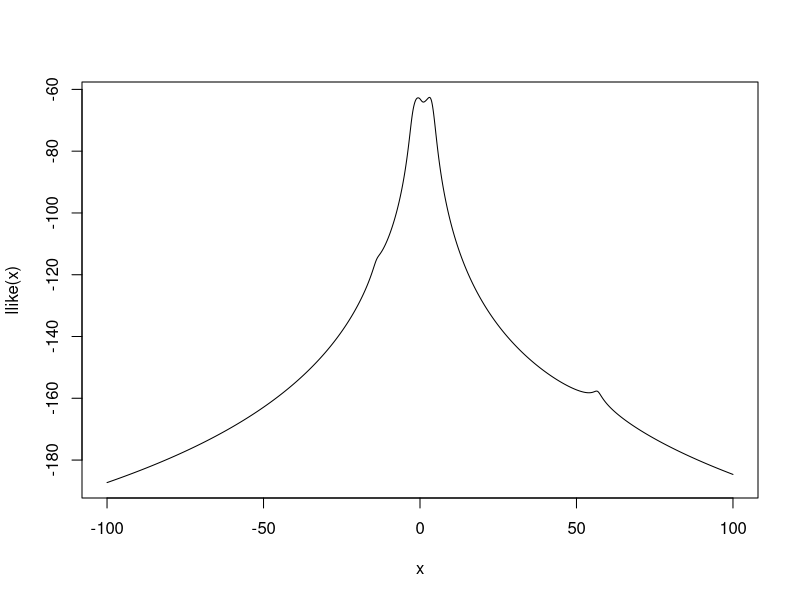
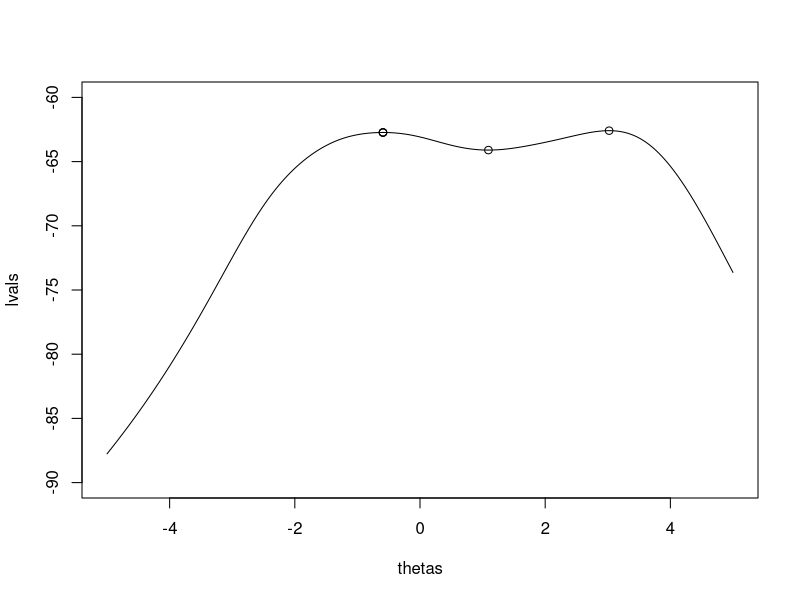
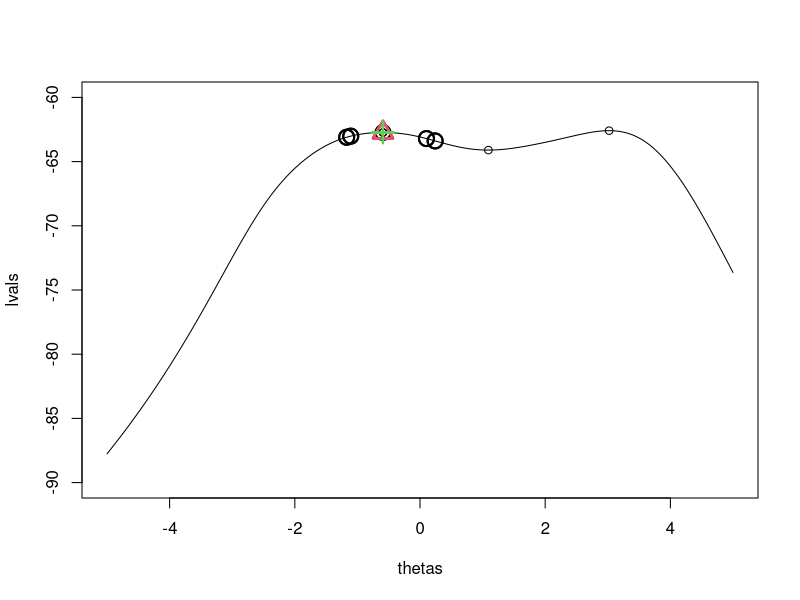
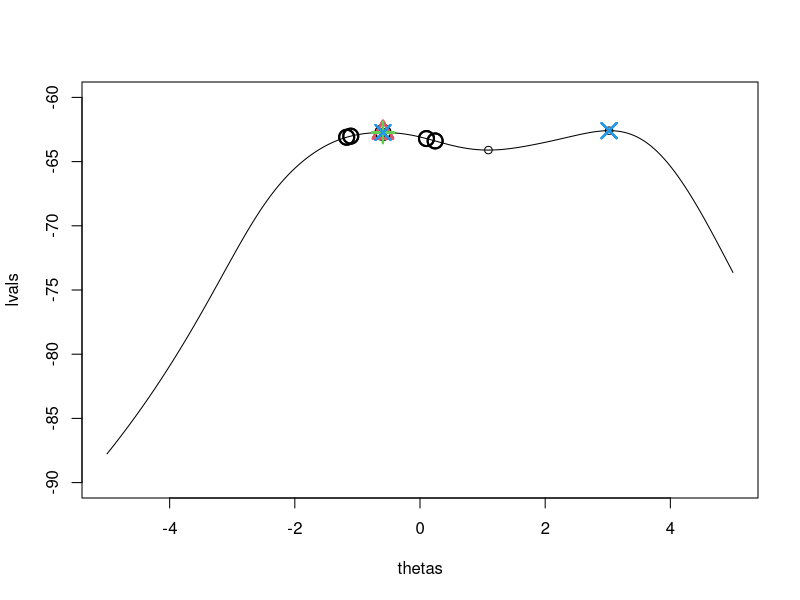
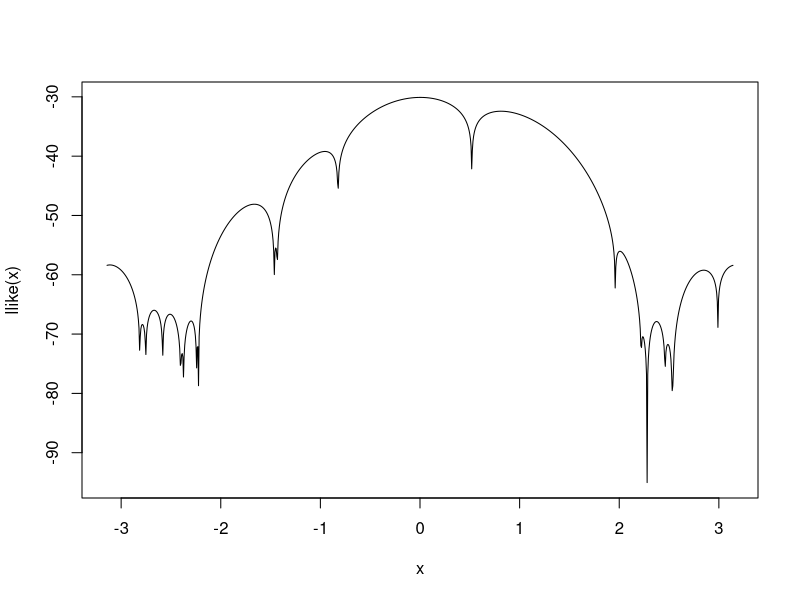
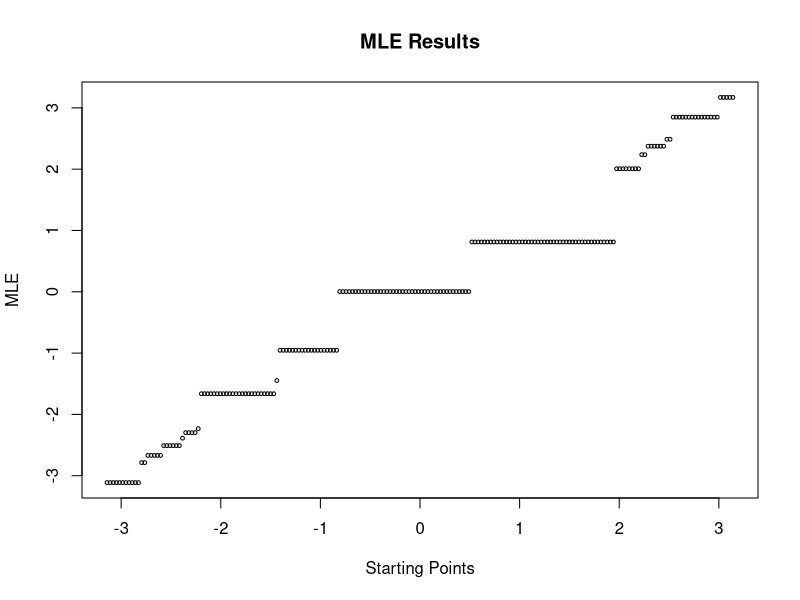
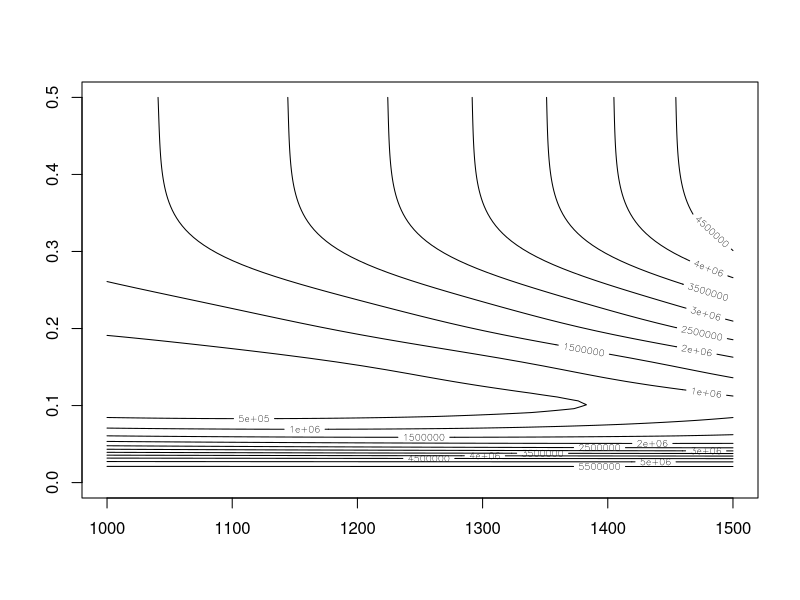

Write the R code that produced these figures, in order.
## ---- chunk 1
rm(list=ls())
if (!require("knitr")) 
  install.packages("knitr",dependencies = TRUE) 

## specify global chunk options
knitr::opts_chunk$set(fig.width = 16, fig.height = 5, dpi = 300,
                      out.width = "90%", fig.align = "center")
## ---- chunk 2
###q1b
x <- c(1.77,-0.23,2.76,3.80,3.47,56.75,-1.34,4.24,-2.44,
       3.29,3.71,-2.40,4.53,-0.07,-1.05,-13.87,-2.53,-1.75)
#l(theta)
llikeli <- function(theta,x. = x){
  sum(-log(pi)-log(1+(x. - theta)^2))
}
llike <- Vectorize(llikeli)
#graph the log-likelihood function, limit from -100 to 100
curve(llike, from = -100, to = 100, n = 10000)
## ---- chunk 3
#l'(theta)
lp <- function(theta,x. = x){
  -2*sum((theta-x.)/(1+(theta-x.)^2))
}
#l''(theta)
lpp <- function(theta,x. = x)
{
  -2*sum((1-(theta-x.)^2)/((1+(theta-x.)^2)^2))
}

#starting points
startp <- c(-11, -1, 0, 1.5, 4, 4.7, 7, 8, 38)

thetas_1b <- rep(NA,length(startp))
counts_1b <- rep(NA,length(startp))
lvals_1b <- rep(NA,length(startp))

#Newton-Raphson method
for(i in 1:length(startp)){
  theta <- startp[i]
  count <- 0
  process <- TRUE
  while(process){
    l <- llikeli(theta, x. = x)
    l1 <- lp(theta, x. = x)
    l2 <- lpp(theta, x. = x)
    #theta_(t+1) = theta_t - l'(theta_t)/l''(theta_t)
    theta <- theta - l1/l2
    count <- count + 1
    #let l1 close to 0 and test less than 10000 times
    if(abs(l1) < 1e-6 | count == 10000)
      process = FALSE
  }
  thetas_1b[i] <- theta
  counts_1b[i] <- count
  lvals_1b[i] <- llikeli(theta, x. = x)
}
## ---- chunk 4
counts_1b
lvals_1b
#determine the range of the plot
llikeli(-5, x)
max(lvals_1b)

#plotting
plot(thetas_1b,lvals_1b, "p", xlim = c(-5, 5), 
     ylim = c(-90, -60), xlab = c("thetas"), ylab = c("lvals"))
curve(llike, from = -5, to = 5, n = 1000, add = TRUE)
## ---- chunk 5
#take sample mean as the start point
startpp <- mean(x)

thetas_1bb <- rep(NA,length(startpp))
counts_1bb <- rep(NA,length(startpp))
lvals_1bb <- rep(NA,length(startpp))

#Newton-Raphson method
for(i in 1:length(startpp)){
  theta <- startpp[i]
  count <- 0
  process <- TRUE
  while(process){
    l <- llikeli(theta, x. = x)
    l1 <- lp(theta, x. = x)
    l2 <- lpp(theta, x. = x)
    #theta_(t+1) = theta_t - l'(theta_t)/l''(theta_t)
    theta <- theta - l1/l2
    count <- count + 1
    #let l1 close to 0 and test less than 10000 times
    if(abs(l1) < 1e-6 | count == 10000)
      process = FALSE
  }
  thetas_1bb[i] <- theta
  counts_1bb[i] <- count
  lvals_1bb[i] <- llikeli(theta, x. = x)
}
## ---- chunk 6
counts_1bb
lvals_1bb
## ---- chunk 7
G <- function(theta, x. = x, alpha. = alpha){
  alpha * lp(theta, x. = x) + theta
}
alphas <- c(1, 0.64, 0.25)
thetas_1c <- matrix(NA,length(startp),length(alphas))
counts_1c <- matrix(NA,length(startp),length(alphas))
lvals_1c <- matrix(NA,length(startp),length(alphas))

#fixed-point iterations
for(j in 1:length(startp)){
  theta <- startp[j]
  for (k in 1:length(alphas)){
    alpha <- alphas[k]
    count <- 0
    process <- TRUE
    while(process){
      l1 <- lp(theta, x. = x)
      #G(x) = alpha * l'(theta) + theta
      theta <- G(theta, x. = x, alpha. = alpha)
      count <- count + 1
      #let l1 close to 0 and test less than 10000 times
      if(abs(l1) < 1e-6 | count == 10000){
        process = FALSE
        thetas_1c[j,k] <- theta
        counts_1c[j,k] <- count
        lvals_1c[j,k] <- llikeli(theta, x. = x)       
      }
    }
  }
}

row.names(thetas_1c) <- startp
row.names(counts_1c) <- startp
row.names(lvals_1c) <- startp
colnames(thetas_1c) <- alphas
colnames(counts_1c) <- alphas
colnames(lvals_1c) <- alphas
## ---- chunk 8
plot(thetas_1b,lvals_1b, "p", xlim = c(-5, 5), 
     ylim = c(-90, -60), xlab = c("thetas"), ylab = c("lvals"))
curve(llike, from = -5, to = 5, n = 1000, add = TRUE)
typ <- seq(1,length(alphas),1)
for (m in 1:length(typ)){
  points(thetas_1c[,m], lvals_1c[,m], pch=typ[m], col=typ[m], cex=2, lwd=2)
}
## ---- chunk 9
#I(theta) = n/2
I <- length(x)/2

thetas_1d <- rep(NA,length(startp))
counts_1d <- rep(NA,length(startp))
lvals_1d <- rep(NA,length(startp))

#fisher scoring
for(n in 1:length(startp)){
  theta <- startp[n]
  count <- 0
  process <- TRUE
  while(process){
    l1 <- lp(theta, x. = x)
    #theta_(t+1) = theta_t - l'(theta_t)/l''(theta_t)
    theta <- theta + l1/I
    count <- count + 1
    #let l1 close to 0 and test less than 10 times
    if(abs(l1) < 1e-6 | count == 10000)
      process = FALSE
  }
  thetas_1d[n] <- theta
  counts_1d[n] <- count
  lvals_1d[n] <- llikeli(theta, x. = x)
}

#then using newton raaphson method
thetas_1dn <- rep(NA,length(startp))
counts_1dn <- rep(NA,length(startp))
lvals_1dn <- rep(NA,length(startp))

for(i in 1:length(startp)){
  theta <- thetas_1d[i]
  count <- 0
  process <- TRUE
  while(process){
    l <- llikeli(theta, x. = x)
    l1 <- lp(theta, x. = x)
    l2 <- lpp(theta, x. = x)
    #theta_(t+1) = theta_t - l'(theta_t)/l''(theta_t)
    theta <- theta - l1/l2
    count <- count + 1
    #let l1 close to 0 and test less than 10000 times
    if(abs(l1) < 1e-6 | count == 10000)
      process = FALSE
  }
  thetas_1dn[i] <- theta
  counts_1dn[i] <- count
  lvals_1dn[i] <- llikeli(theta, x. = x)
}
## ---- chunk 10
plot(thetas_1b,lvals_1b, "p", xlim = c(-5, 5), 
     ylim = c(-90, -60), xlab = c("thetas"), ylab = c("lvals"))
curve(llike, from = -5, to = 5, n = 1000, add = TRUE)
typ <- seq(1,length(alphas),1)
for (m in 1:length(typ)){
  points(thetas_1c[,m], lvals_1c[,m], pch=typ[m], col=typ[m], cex=2, lwd=2)
}
points(thetas_1dn,lvals_1dn, pch=length(typ)+1, col=length(typ)+1, cex=2, lwd=2)
## ---- chunk 11
counts_1b
knitr::kable(counts_1c)
counts_1d
## ---- chunk 12
thetas_1b
knitr::kable(thetas_1c)
thetas_1d
## ---- chunk 13
rm(list=ls())
x <- c(3.91, 4.85, 2.28, 4.06, 3.70, 4.04, 5.46, 3.53, 2.28, 1.96,
       2.53, 3.88, 2.22, 3.47, 4.82, 2.46, 2.99, 2.54, 0.52)

#l(theta)
llikeli <- function(theta,x. = x){
  sum(-log(2*pi)+log(1-cos(x. - theta)))
}
llike <- Vectorize(llikeli)
#graph the log-likelihood function, limit from -pi to pi
curve(llike, from = -pi, to = pi, n = 1000)
## ---- chunk 14
###q2b
estimator <-function(theta, xbar){
  pi+sin(theta)-xbar
}
print(root1<-uniroot(estimator,c(0,pi/2),xbar=mean(x))$root)

print(root2<-uniroot(estimator,c(pi/2,pi),xbar=mean(x))$root)
## ---- chunk 15
#starting points
startp <- c(root1, root2, -2.7, 2.7)
## ---- chunk 16
lp <- function(theta, x. = x){
  sum((sin(x-theta))/(1-cos(x-theta)))
}
lpp <- function(theta, x. = x){
  -sum(1/(cos(x-theta)-1))
  }

thetas_2cd <- rep(NA,length(startp))
counts_2cd <- rep(NA,length(startp))
lvals_2cd <- rep(NA,length(startp))

#Newton-Raphson method
for(i in 1:length(startp)){
  theta <- startp[i]
  count <- 0
  process <- TRUE
  while(process){
    l <- llikeli(theta, x. = x)
    l1 <- lp(theta, x. = x)
    l2 <- lpp(theta, x. = x)
    #theta_(t+1) = theta_t - l'(theta_t)/l''(theta_t)
    theta <- theta - l1/l2
    count <- count + 1
    #let l1 close to 0 and test less than 10000 times
    if(abs(l1) < 1e-6 | count == 10000)
      process = FALSE
  }
  thetas_2cd[i] <- theta
  counts_2cd[i] <- count
  lvals_2cd[i] <- llikeli(theta, x. = x)
}

thetas_2cd <- matrix(thetas_2cd, ncol = length(startp))
counts_2cd <- matrix(counts_2cd, ncol = length(startp))
lvals_2cd <- matrix(lvals_2cd, ncol = length(startp))
colnames(thetas_2cd) <- round(startp, digits = 2)
colnames(counts_2cd) <- round(startp, digits = 2)
colnames(lvals_2cd) <- round(startp, digits = 2)
## ---- chunk 17
knitr::kable(thetas_2cd)
knitr::kable(counts_2cd)
knitr::kable(lvals_2cd)
## ---- chunk 18
###q2e
#starting points
startp <- seq(-pi, pi, length.out = 200)

thetas_2e <- rep(NA,length(startp))
counts_2e <- rep(NA,length(startp))
lvals_2e <- rep(NA,length(startp))

#Newton-Raphson method
for(i in 1:length(startp)){
  theta <- startp[i]
  count <- 0
  process <- TRUE
  while(process){
    l <- llikeli(theta, x. = x)
    l1 <- lp(theta, x. = x)
    l2 <- lpp(theta, x. = x)
    #theta_(t+1) = theta_t - l'(theta_t)/l''(theta_t)
    theta <- theta - l1/l2
    count <- count + 1
    #let l1 close to 0 and test less than 10000 times
    if(abs(l1) < 1e-6 | count == 10000)
      process = FALSE
  }
  thetas_2e[i] <- theta
  counts_2e[i] <- count
  lvals_2e[i] <- llikeli(theta, x. = x)
}

thetas_2e <- matrix(thetas_2e, ncol = length(startp))
counts_2e <- matrix(counts_2e, ncol = length(startp))
lvals_2e <- matrix(lvals_2e, ncol = length(startp))
colnames(thetas_2e) <- round(startp, digits = 2)
colnames(counts_2e) <- round(startp, digits = 2)
colnames(lvals_2e) <- round(startp, digits = 2)
## ---- chunk 19
plot(startp, thetas_2e, main='MLE Results', cex = 0.5,
     ylab='MLE', xlab='Starting Points', pch = 1)
## ---- chunk 20
thetas_2ee <- as.data.frame(round(t(thetas_2e), digits = 2))
colnames(thetas_2ee) <- c("MLE")
uniq <- unique(thetas_2ee)
knitr::kable(uniq)
## ---- chunk 21
rm(list=ls())
beetles <- data.frame(
  days = c(0, 8, 28, 41, 63, 69, 97, 117, 135, 154),
  beetles = c(2, 47, 192, 256, 768, 896, 1120, 896, 1184, 1024))

errors <- rep(NA, nrow(beetles))

nls(beetles ~ (K*beetles[1])/(beetles[1]+(K-beetles[1])*exp(-r*days)), 
    start = list(K = 1000, r = 1), data = beetles, trace = TRUE)
## ---- chunk 22
###q3b
gnapp <- function(r, K){
  for (i in 1:nrow(beetles)){
    errors[i] <- (beetles$beetles[i] - (K * beetles$beetles[1]) /
                    (beetles$beetles[1] + (K - beetles$beetles[1])*exp(-r * beetles$days[i])))^2
  }
  return(sum(errors))
}

z <- matrix(0,100,100,byrow = TRUE)
for (i in 1:100){
  for(j in 1:100){
    K <- 1000+5*j
    r <- 0+0.005*i
    z[j,i] <- gnapp(r, K)
  }
}

r <- seq(0,0.5,length.out = 100)
K <- seq(1000,1500,length.out = 100)
contour(K,r,z)
## ---- chunk 23
###q3c
rm(list=ls())
l <- expression(
  log(1/(sqrt(2*pi)*sigma))-(log((2*2+2*(K-2)*exp(-r*0))/(2*K)))^2/(2*sigma^2)+
  log(1/(sqrt(2*pi)*sigma))-(log((2*47+47*(K-2)*exp(-r*8))/(2*K)))^2/(2*sigma^2)+
  log(1/(sqrt(2*pi)*sigma))-(log((2*192+192*(K-2)*exp(-r*28))/(2*K)))^2/(2*sigma^2)+
  log(1/(sqrt(2*pi)*sigma))-(log((2*256+256*(K-2)*exp(-r*41))/(2*K)))^2/(2*sigma^2)+
  log(1/(sqrt(2*pi)*sigma))-(log((2*768+768*(K-2)*exp(-r*63))/(2*K)))^2/(2*sigma^2)+
  log(1/(sqrt(2*pi)*sigma))-(log((2*896+896*(K-2)*exp(-r*69))/(2*K)))^2/(2*sigma^2)+
  log(1/(sqrt(2*pi)*sigma))-(log((2*1120+1120*(K-2)*exp(-r*97))/(2*K)))^2/(2*sigma^2)+
  log(1/(sqrt(2*pi)*sigma))-(log((2*896+896*(K-2)*exp(-r*117))/(2*K)))^2/(2*sigma^2)+
  log(1/(sqrt(2*pi)*sigma))-(log((2*1184+1184*(K-2)*exp(-r*135))/(2*K)))^2/(2*sigma^2)+
  log(1/(sqrt(2*pi)*sigma))-(log((2*1024+1024*(K-2)*exp(-r*154))/(2*K)))^2/(2*sigma^2))

lpk <- D(l,"K")
lpr <- D(l,"r")
lps <- D(l,"sigma")
lppkk <- D(D(l,"K"),"K")
lppkr <- D(D(l,"K"),"r")
lppks <- D(D(l,"K"),"sigma")
lpprr <- D(D(l,"r"),"r")
lpprs <- D(D(l,"r"),"sigma")
lppss <- D(D(l,"sigma"),"sigma")
## ---- chunk 24
krs <- matrix(c(1050, 0.12, 0.5))
row.names(krs) <- c("K", "r", "sigma")
knitr::kable(krs)
## ---- chunk 25
count <- 0
process <- TRUE
while(process){
  K <- krs[1]
  r <- krs[2]
  sigma <- krs[3]
  gp <- matrix(c(eval(lpk), eval(lpr), eval(lps)))
  gpt <- t(gp)
  M <- matrix(c(eval(lppkk),eval(lppkr),eval(lppks),eval(lppkr),eval(lpprr),
                eval(lpprs),eval(lppks),eval(lpprs),eval(lppss)),byrow=TRUE,nrow=3)
  Minv <- solve(M)
  krs <-  krs - Minv %*% gp
  count <- count + 1
  if(gpt%*%gp < 1e-6 | count == 1000)
    process = FALSE
}
count

knitr::kable(t(krs))
krss <- matrix(c(K,r,sigma^2), ncol = 3)
colnames(krss) <- c("K", "r", "sigma2")
knitr::kable(krss)
## ---- chunk 26
vari <- solve(-M)
colnames(vari) <- row.names(vari) <- c("K", "r", "sigma")
knitr::kable(vari)
